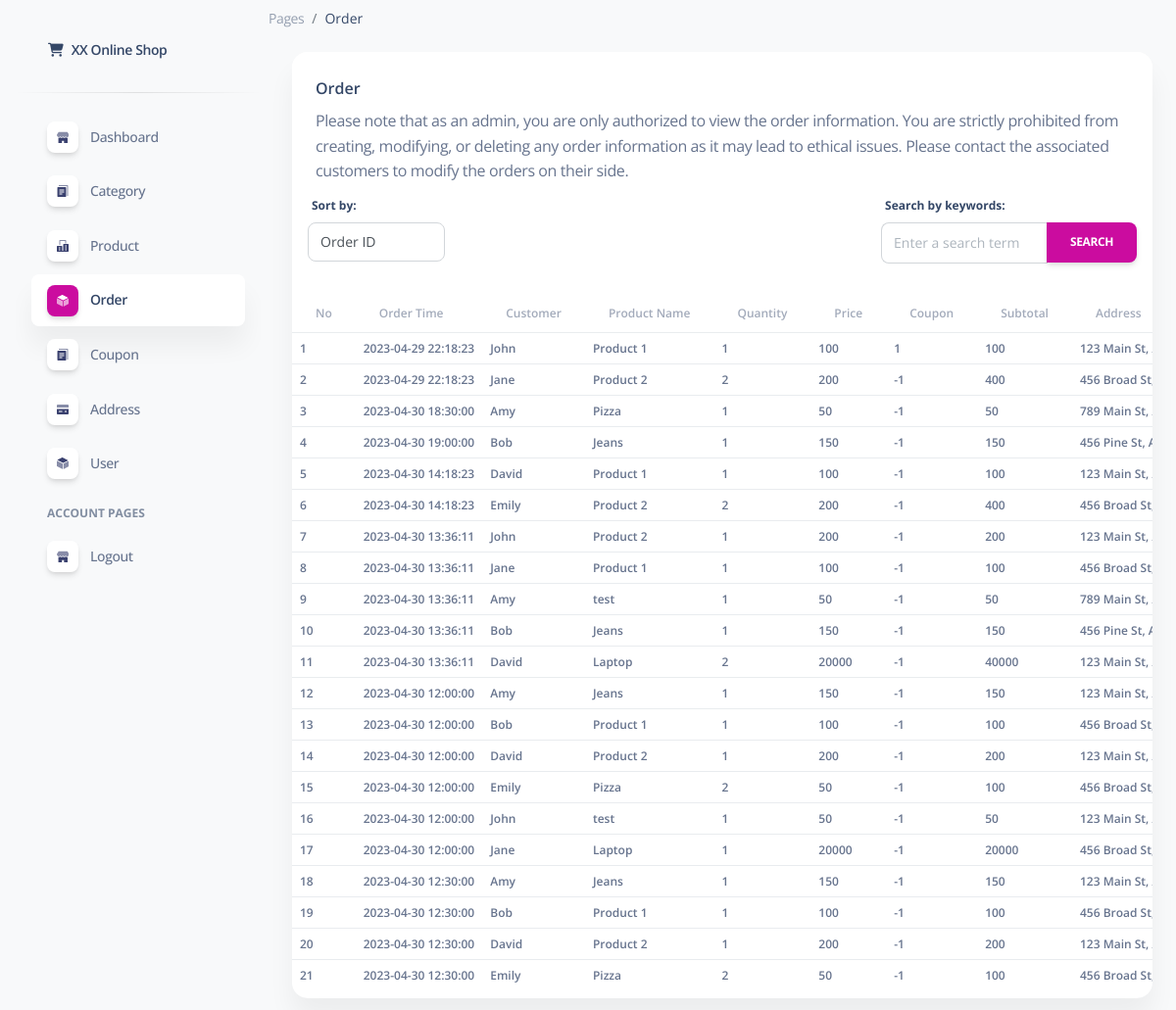
The page /pages/order.php on the database its author committed.
### tables this page shows
CREATE TABLE `order` (
  `id_order` bigint(20) NOT NULL COMMENT '主键id',
  `id_user` bigint(20) DEFAULT NULL COMMENT '用户ID',
  `id_product` bigint(20) DEFAULT NULL COMMENT 'productID',
  `user_name` varchar(255) DEFAULT NULL COMMENT 'userName',
  `product_name` varchar(255) DEFAULT NULL COMMENT 'productName',
  `price` bigint(20) DEFAULT NULL COMMENT '价格',
  `quantity` int(11) NOT NULL COMMENT '数量',
  `coupon_name` bigint(20) DEFAULT -1 COMMENT '用的优惠卷，没用默认为-1',
  `subtotal` bigint(20) DEFAULT NULL COMMENT '价格总量',
  `shipping_address` varchar(255) DEFAULT NULL COMMENT '地址',
  `payment_method` varchar(255) DEFAULT NULL COMMENT '付款方式',
  `create_time` timestamp NULL DEFAULT current_timestamp() COMMENT '创建时间',
  `id_creator` bigint(20) NOT NULL DEFAULT 0,
  `is_delete` tinyint(1) NOT NULL DEFAULT 0 COMMENT '是否删除',
  `delete_time` timestamp NULL DEFAULT NULL COMMENT '删除时间'
);

### pages/order.php (the view, shortened to what this page needs)
<!DOCTYPE html>
<html lang="en">
<head>
  <link href="./assets/css/nucleo-icons.css" rel="stylesheet" />
  <link href="./assets/css/nucleo-svg.css" rel="stylesheet" />
  <link href="./assets/css/nucleo-svg.css" rel="stylesheet" />
  <link id="pagestyle" href="./assets/css/soft-ui-dashboard.css?v=1.0.3" rel="stylesheet" />
</head>
<body class="g-sidenav-show  bg-gray-100">
  <aside class="sidenav navbar navbar-vertical navbar-expand-xs border-0 border-radius-xl my-3 fixed-start ms-3 "
    id="sidenav-main">
    <div class="sidenav-header">
      <a class="navbar-brand m-0" href="https://demos.creative-tim.com/soft-ui-dashboard/pages/dashboard.html"
        target="_blank">
        <i class="fas fa-fw fa-shopping-cart"></i>
        <span class="ms-1 font-weight-bold">XX Online Shop</span>
      </a>
    </div>
    <hr class="horizontal dark mt-0">
    <div class="collapse navbar-collapse  w-auto  max-height-vh-100 h-100" id="sidenav-collapse-main">
      <ul class="navbar-nav">
        <li class="nav-item">
          <a class="nav-link  " href="../pages/dashboard.php">
            <div
              class="icon icon-shape icon-sm shadow border-radius-md bg-white text-center me-2 d-flex align-items-center justify-content-center">
            </div>
            <span class="nav-link-text ms-1">Dashboard</span>
          </a>
        </li>
        <li class="nav-item">
          <a class="nav-link  " href="../pages/category.php">
            <div
              class="icon icon-shape icon-sm shadow border-radius-md bg-white text-center me-2 d-flex align-items-center justify-content-center">
            </div>
            <span class="nav-link-text ms-1">Category</span>
          </a>
        </li>
        <li class="nav-item">
          <a class="nav-link  " href="../pages/product.php">
            <div
              class="icon icon-shape icon-sm shadow border-radius-md bg-white text-center me-2 d-flex align-items-center justify-content-center">
            </div>
            <span class="nav-link-text ms-1">Product</span>
          </a>
        </li>
        <li class="nav-item">
          <a class="nav-link  active" href="../pages/order.php">
            <div
              class="icon icon-shape icon-sm shadow border-radius-md bg-white text-center me-2 d-flex align-items-center justify-content-center">
            </div>
            <span class="nav-link-text ms-1">Order</span>
          </a>
        </li>
        <li class="nav-item">
          <a class="nav-link  " href="../pages/coupon.php">
            <div
              class="icon icon-shape icon-sm shadow border-radius-md bg-white text-center me-2 d-flex align-items-center justify-content-center">
            </div>
            <span class="nav-link-text ms-1">Coupon</span>
          </a>
        </li>
        <li class="nav-item">
          <a class="nav-link  " href="../pages/address.php">
            <div
              class="icon icon-shape icon-sm shadow border-radius-md bg-white text-center me-2 d-flex align-items-center justify-content-center">
            </div>
            <span class="nav-link-text ms-1">Address</span>
          </a>
        </li>
        <li class="nav-item">
          <a class="nav-link  " href="../pages/user.php">
            <div
              class="icon icon-shape icon-sm shadow border-radius-md bg-white text-center me-2 d-flex align-items-center justify-content-center">
            </div>
            <span class="nav-link-text ms-1">User</span>
          </a>
        </li>
        <li class="nav-item mt-3">
          <h6 class="ps-4 ms-2 text-uppercase text-xs font-weight-bolder opacity-6">Account pages</h6>
        </li>
        <li class="nav-item">
          <a class="nav-link  " href="../pages/logout.php">
            <div
              class="icon icon-shape icon-sm shadow border-radius-md bg-white text-center me-2 d-flex align-items-center justify-content-center">
            </div>
            <span class="nav-link-text ms-1">Logout</span>
          </a>
        </li>
      </ul>
    </div>
  </aside>
  <main class="main-content position-relative max-height-vh-100 h-100 mt-1 border-radius-lg ">
    <ol class="breadcrumb bg-transparent mb-0 pb-0 pt-1 px-0 me-sm-6 me-5">
      <li class="breadcrumb-item text-sm"><a class="opacity-5 text-dark" href="javascript:;">Pages</a></li>
      <li class="breadcrumb-item text-sm text-dark active" aria-current="page">Order</li>
    </ol>
    <div class="container-fluid py-4">
      <div class="row">
        <div class="col-12">
          <div class="card mb-4">
            <div class="card-header pb-0">
              <h6>Order</h6>
              <a>Please note that as an admin, you are
                only authorized to view the order information. You are strictly prohibited from creating, modifying, or
                deleting
                any order information as it may lead to ethical issues. Please contact the associated customers to
                modify the orders on their side.</a>
            </div>
            <div class="d-flex justify-content-between">
              <div class="form-group">
                <label for="sort-by" class="form-label">Sort by:</label>
                <select id="sort-by" name="sort-by" class="form-control" onchange="location = this.value;">
                  <option value="?sort-by=id_order" <?php if (isset($_GET['sort-by']) && $_GET['sort-by'] == 'id_order')
                    echo 'selected'; ?>>Order ID</option>
                </select>
              </div>
              <div class="form-group">
                <label for="search-term" class="form-label">Search by keywords:</label>
                <div class="input-group">
                  <input type="text" id="search-term" name="search-term" class="form-control"
                    placeholder="Enter a search term">
                  <button type="button" id="search-btn" class="btn btn-primary">Search</button>
                </div>
              </div>
            </div>
            <div class="card-body px-0 pt-0 pb-2">
              <div class="table-responsive p-0">
                <table class="table align-items-center mb-0">
                  <thead>
                    <tr class="text-xs font-weight-bold opacity-6">
                      <th>No</th>
                      <th class="align-middle text-left">Order Time</th>
                      <th class="align-middle text-left">Customer</th>
                      <th class="align-middle text-left">Product Name</th>
                      <th class="align-middle text-left">Quantity</th>
                      <th class="align-middle text-left">Price</th>
                      <th class="align-middle text-left">Coupon</th>
                      <th class="align-middle text-left">Subtotal</th>
                      <th class="align-middle text-left">Address</th>
                    </tr>
                  </thead>
                  <tbody>
                    <?php
                    include 'connect_db.php';
                    $sort_by = $_GET['sort-by'] ?? 'id_order';
                    $allowed_sort_fields = ['id_order', 'order_date', 'customer_name', 'product_name', 'quantity', 'price', 'coupon_name', 'subtotal', 'shipping_address', 'payment_method'];
                    $sort_by = in_array($sort_by, $allowed_sort_fields) ? $sort_by : 'id_order';
                    $search_term = $_GET['search'] ?? '';
                    $qry_order = mysqli_query($conn, "SELECT `order`.id_order, `order`.create_time AS order_date, `order`.user_name AS customer_name, `order`.product_name, `order`.quantity, `order`.price, `order`.coupon_name, `order`.subtotal, `order`.shipping_address, `order`.payment_method
FROM `order`
WHERE (`order`.id_order LIKE '%$search_term%' OR `order`.create_time LIKE '%$search_term%' OR `order`.user_name LIKE '%$search_term%' OR `order`.product_name LIKE '%$search_term%' OR `order`.quantity LIKE '%$search_term%' OR `order`.price LIKE '%$search_term%' OR `order`.coupon_name LIKE '%$search_term%' OR `order`.subtotal LIKE '%$search_term%' OR `order`.shipping_address LIKE '%$search_term%' OR `order`.payment_method LIKE '%$search_term%')
ORDER BY $sort_by ASC");
                    if (mysqli_num_rows($qry_order) > 0) {
                      $no = 0;
                      while ($dt_order = mysqli_fetch_array($qry_order)) {
                        $no++;
                        ?>
                        <tr class="text-xs font-weight-bold">
                          <td class="align-middle text-left">
                            <?= $no ?>
                          </td>
                          <td class="align-middle text-left">
                            <?= $dt_order['order_date'] ?>
                          </td>
                          <td class="align-middle text-left">
                            <?= $dt_order['customer_name'] ?>
                          </td>
                          <td class="align-middle text-left">
                            <?= $dt_order['product_name'] ?>
                          </td>
                          <td class="align-middle text-left">
                            <?= $dt_order['quantity'] ?>
                          </td>
                          <td class="align-middle text-left">
                            <?= $dt_order['price'] ?>
                          </td>
                          <td class="align-middle text-left">
                            <?= $dt_order['coupon_name'] ?>
                          </td>
                          <td class="align-middle text-left">
                            <?= $dt_order['subtotal'] ?>
                          </td>
                          <td class="align-middle text-left">
                            <?= $dt_order['shipping_address'] ?>
                          </td>
                        </tr>
                        <?php
                      }
                    } else {
                      echo "No records found";
                    }
                    ?>
                  </tbody>
                </table>
              </div>
            </div>
          </div>
        </div>
      </div>
</body>
</html>

### pages/assets/css/nucleo-svg.css (style rules this page uses)
.icon { display: inline-block; color: #111111; height: 1em; width: 1em; }
.icon-sm { height: 0.8em; width: 0.8em; }
.icon { fill: currentColor; stroke: none; }

### rows shown on the page
order: create_time "2023-04-29 22:18:23", user_name "John", product_name "Product 1", quantity "1", price "100", coupon_name "1", subtotal "100", shipping_address "123 Main St,…"
order: create_time "2023-04-29 22:18:23", user_name "Jane", product_name "Product 2", quantity "2", price "200", coupon_name "-1", subtotal "400", shipping_address "456 Broad…"
order: create_time "2023-04-30 18:30:00", user_name "Amy", product_name "Pizza", quantity "1", price "50", coupon_name "-1", subtotal "50", shipping_address "789 Main St,…"
order: create_time "2023-04-30 19:00:00", user_name "Bob", product_name "Jeans", quantity "1", price "150", coupon_name "-1", subtotal "150", shipping_address "456 Pine St,…"
order: create_time "2023-04-30 14:18:23", user_name "David", product_name "Product 1", quantity "1", price "100", coupon_name "-1", subtotal "100", shipping_address "123 Main St,…"
order: create_time "2023-04-30 14:18:23", user_name "Emily", product_name "Product 2", quantity "2", price "200", coupon_name "-1", subtotal "400", shipping_address "456 Broad…"
order: create_time "2023-04-30 13:36:11", user_name "John", product_name "Product 2", quantity "1", price "200", coupon_name "-1", subtotal "200", shipping_address "123 Main St,…"
order: create_time "2023-04-30 13:36:11", user_name "Jane", product_name "Product 1", quantity "1", price "100", coupon_name "-1", subtotal "100", shipping_address "456 Broad…"
order: create_time "2023-04-30 13:36:11", user_name "Amy", product_name "test", quantity "1", price "50", coupon_name "-1", subtotal "50", shipping_address "789 Main St,…"
order: create_time "2023-04-30 13:36:11", user_name "Bob", product_name "Jeans", quantity "1", price "150", coupon_name "-1", subtotal "150", shipping_address "456 Pine St,…"
order: create_time "2023-04-30 13:36:11", user_name "David", product_name "Laptop", quantity "2", price "20000", coupon_name "-1", subtotal "40000", shipping_address "123 Main St,…"
order: create_time "2023-04-30 12:00:00", user_name "Amy", product_name "Jeans", quantity "1", price "150", coupon_name "-1", subtotal "150", shipping_address "123 Main St,…"
order: create_time "2023-04-30 12:00:00", user_name "Bob", product_name "Product 1", quantity "1", price "100", coupon_name "-1", subtotal "100", shipping_address "456 Broad…"
order: create_time "2023-04-30 12:00:00", user_name "David", product_name "Product 2", quantity "1", price "200", coupon_name "-1", subtotal "200", shipping_address "123 Main St,…"
order: create_time "2023-04-30 12:00:00", user_name "Emily", product_name "Pizza", quantity "2", price "50", coupon_name "-1", subtotal "100", shipping_address "456 Broad…"
order: create_time "2023-04-30 12:00:00", user_name "John", product_name "test", quantity "1", price "50", coupon_name "-1", subtotal "50", shipping_address "123 Main St,…"
order: create_time "2023-04-30 12:00:00", user_name "Jane", product_name "Laptop", quantity "1", price "20000", coupon_name "-1", subtotal "20000", shipping_address "456 Broad…"
order: create_time "2023-04-30 12:30:00", user_name "Amy", product_name "Jeans", quantity "1", price "150", coupon_name "-1", subtotal "150", shipping_address "123 Main St,…"
order: create_time "2023-04-30 12:30:00", user_name "Bob", product_name "Product 1", quantity "1", price "100", coupon_name "-1", subtotal "100", shipping_address "456 Broad…"
order: create_time "2023-04-30 12:30:00", user_name "David", product_name "Product 2", quantity "1", price "200", coupon_name "-1", subtotal "200", shipping_address "123 Main St,…"
order: create_time "2023-04-30 12:30:00", user_name "Emily", product_name "Pizza", quantity "2", price "50", coupon_name "-1", subtotal "100", shipping_address "456 Broad…"
